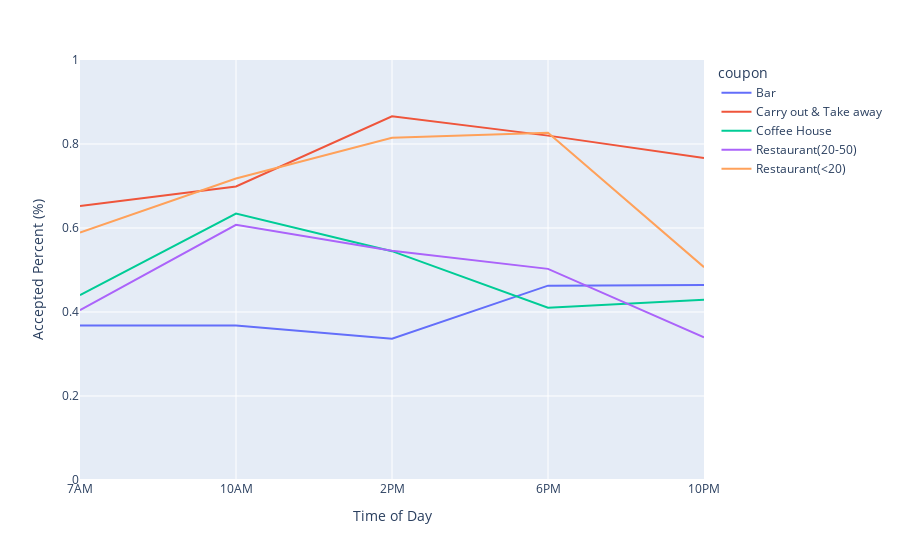

The notebook cell this image was saved under:
### Code cell
px.line(data_frame=time_coupon_acceptance.T,range_y=[0,1],labels={'index': 'Time of Day', 'value': 'Accepted Percent (%)'})

### Figure 1 — Plotly figure (JSON) as saved in the notebook; plotly's stock layout.template omitted (floating-point values rounded to 4 significant figures)
{"data": [{"hovertemplate": "coupon=Bar<br>Time of Day=%{x}<br>Accepted Percent (%)=%{y}<extra></extra>", "legendgroup": "Bar", "line": {"color": "#636efa", "dash": "solid"}, "marker": {"symbol": "circle"}, "mode": "lines", "name": "Bar", "orientation": "v", "showlegend": true, "type": "scatter", "x": ["7AM", "10AM", "2PM", "6PM", "10PM"], "xaxis": "x", "y": [0.368, 0.3678, 0.3363, 0.4627, 0.4644], "yaxis": "y"}, {"hovertemplate": "coupon=Carry out & Take away<br>Time of Day=%{x}<br>Accepted Percent (%)=%{y}<extra></extra>", "legendgroup": "Carry out & Take away", "line": {"color": "#EF553B", "dash": "solid"}, "marker": {"symbol": "circle"}, "mode": "lines", "name": "Carry out & Take away", "orientation": "v", "showlegend": true, "type": "scatter", "x": ["7AM", "10AM", "2PM", "6PM", "10PM"], "xaxis": "x", "y": [0.6526, 0.6988, 0.866, 0.82, 0.7666], "yaxis": "y"}, {"hovertemplate": "coupon=Coffee House<br>Time of Day=%{x}<br>Accepted Percent (%)=%{y}<extra></extra>", "legendgroup": "Coffee House", "line": {"color": "#00cc96", "dash": "solid"}, "marker": {"symbol": "circle"}, "mode": "lines", "name": "Coffee House", "orientation": "v", "showlegend": true, "type": "scatter", "x": ["7AM", "10AM", "2PM", "6PM", "10PM"], "xaxis": "x", "y": [0.44, 0.6343, 0.5449, 0.4104, 0.4291], "yaxis": "y"}, {"hovertemplate": "coupon=Restaurant(20-50)<br>Time of Day=%{x}<br>Accepted Percent (%)=%{y}<extra></extra>", "legendgroup": "Restaurant(20-50)", "line": {"color": "#ab63fa", "dash": "solid"}, "marker": {"symbol": "circle"}, "mode": "lines", "name": "Restaurant(20-50)", "orientation": "v", "showlegend": true, "type": "scatter", "x": ["7AM", "10AM", "2PM", "6PM", "10PM"], "xaxis": "x", "y": [0.4044, 0.6075, 0.546, 0.5027, 0.3399], "yaxis": "y"}, {"hovertemplate": "coupon=Restaurant(<20)<br>Time of Day=%{x}<br>Accepted Percent (%)=%{y}<extra></extra>", "legendgroup": "Restaurant(<20)", "line": {"color": "#FFA15A", "dash": "solid"}, "marker": {"symbol": "circle"}, "mode": "lines", "name": "Restaurant(<20)", "orientation": "v", "showlegend": true, "type": "scatter", "x": ["7AM", "10AM", "2PM", "6PM", "10PM"], "xaxis": "x", "y": [0.5893, 0.7178, 0.8149, 0.8266, 0.5068], "yaxis": "y"}], "layout": {"autosize": true, "legend": {"title": {"text": "coupon"}, "tracegroupgap": 0}, "margin": {"t": 60}, "xaxis": {"anchor": "y", "autorange": true, "domain": [0, 1], "range": [0, 4], "title": {"text": "Time of Day"}, "type": "category"}, "yaxis": {"anchor": "x", "domain": [0, 1], "range": [0, 1], "title": {"text": "Accepted Percent (%)"}, "type": "linear"}}}
